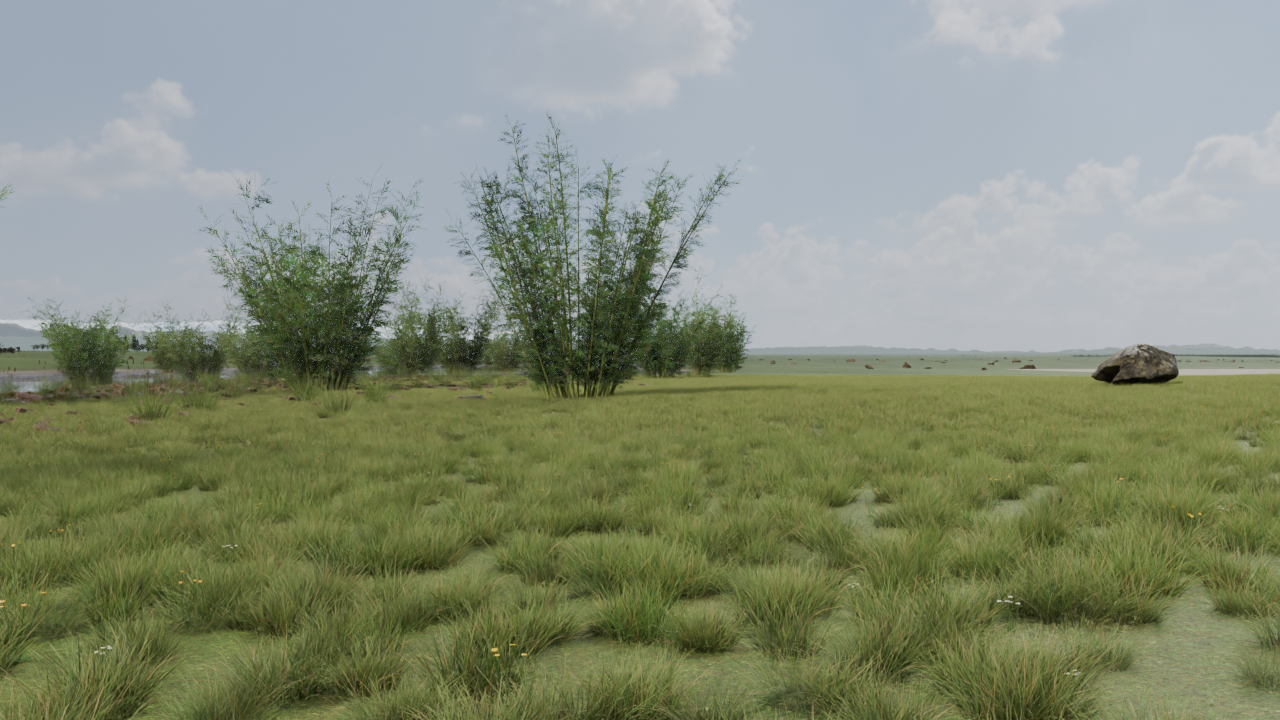
#> input picture 02_world/ecosystem/renders/populated/T6_POP_R01_ASHRAM_VALLEY_v001__CAM_T5_07_GROUND_LEVEL.png, 1280 x 720 px; its folder holds only this picture in this run
$ python t6_pop_sheet.py
#> lines starting #> are read from the running program, lines starting #| are printed output that depends on the picture
"""TASK 06 · contact sheet of the populated-region previews (python3 + Pillow).
    python3 t6_pop_sheet.py → 02_world/ecosystem/renders/T6_POPULATED_PREVIEWS.png (+ _small.jpg)"""
import os, glob
from PIL import Image, ImageDraw
from t6_compose_sheets import F, BG, INK, SUB, HEAD
ROOT = os.path.abspath(os.path.join(os.path.dirname(os.path.abspath(__file__)), '..', '..', '..'))
D = os.path.join(ROOT, '02_world', 'ecosystem', 'renders', 'populated')
REG = [('T6_POP_R01_ASHRAM_VALLEY', 'R-01 ASHRAM VALLEY — meadow, Banj oak + Burans groves, deodar ring, ONE Peepal on a PROPOSED chabutra, PROPOSED garden (Tulsi + Marigold)'),
       ('T6_POP_R02_ENCHANTED_FOREST', 'R-02 ENCHANTED FOREST — ~75 % natural (Giant Elder, Teal Beech, Moss Oak, Yew, snags) / ~25 % approved fantasy, ferns, moss, logs'),
       ('T6_POP_R03_MOUNTAIN_KINGDOM', 'R-03 MOUNTAIN KINGDOM (zone M1, cave entrance) — spruce + silver fir forest, blue pine, Burans, birch, tussock clearings'),
       ('T6_POP_R04_GOLDEN_DESERT', 'R-04 GOLDEN DESERT — bare dunes; interdune gravel: sewan grass, aak, thorn shrubs; wadis: khejri, acacia, ber; rocks: euphorbia (no oasis water in TASK 05 → no date palms placed)'),
       ('T6_POP_R05_FORBIDDEN_LANDS', 'R-05 FORBIDDEN LANDS — outer rim only: charred dead trees, dead thorn shrubs, grey lichen, sparse hardy grass')]
W = 2600; tw = (W - 120) // 2; th = int(tw * 9 / 16)
rows = [(k, t, sorted(glob.glob(os.path.join(D, f'{k}_v001__*.png')))) for k, t in REG]
rows = [r for r in rows if r[2]]
H = 170 + sum(80 + ((len(fs) + 1) // 2) * (th + 50) for _, _, fs in rows)
im = Image.new('RGB', (W, H), BG); d = ImageDraw.Draw(im)
#> after `im = Image.new('RGB', (W, H), BG)`:
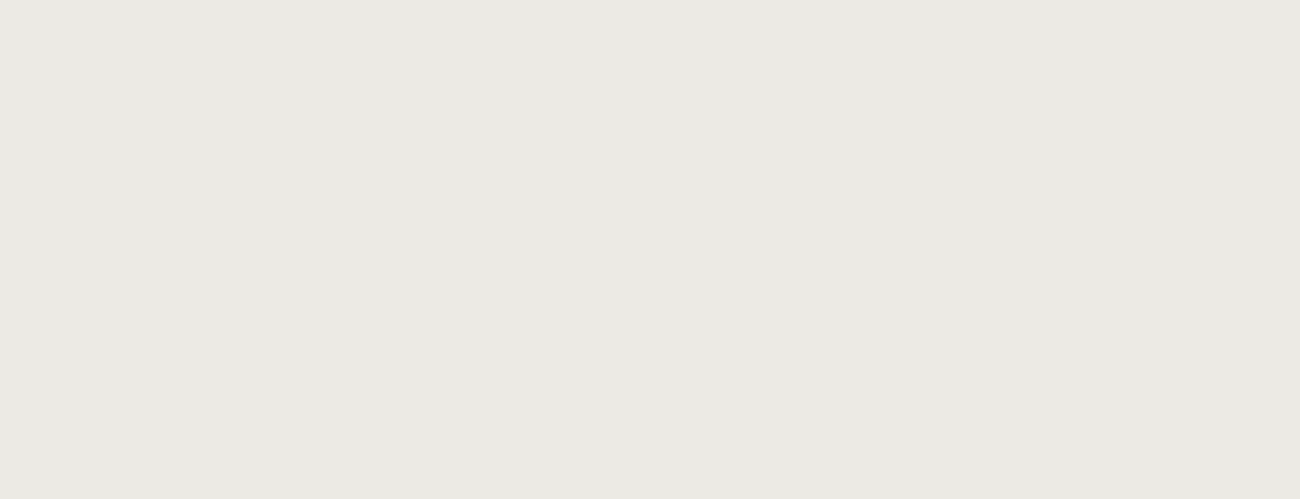
#> im: PIL image 2600x997 RGB (shown at 1/2 size); mean R, G, B 236, 234, 228
d.rectangle([0, 0, W, 150], fill=HEAD)
d.text((40, 22), 'TASK 06 · MILESTONE 2 — POPULATED REGIONS (NG_T6_ECOSYSTEM on the approved TASK 05 terrain)', fill=(240, 240, 232), font=F(40, True))
d.text((40, 86), 'preview resolution (final 4K on the GPU PC) · spring · wind breeze frame · T6 eye-level cameras + the approved TASK 05 shot cameras · TASK 05 files untouched',
       fill=(196, 206, 198), font=F(21))
y = 170
for k, t, fs in rows:
    d.text((40, y), t, fill=INK, font=F(24, True)); y += 44
    for i, f in enumerate(fs):
        x = 40 + (i % 2) * (tw + 40); yy = y + (i // 2) * (th + 50)
        im.paste(Image.open(f).convert('RGB').resize((tw, th), Image.LANCZOS), (x, yy))
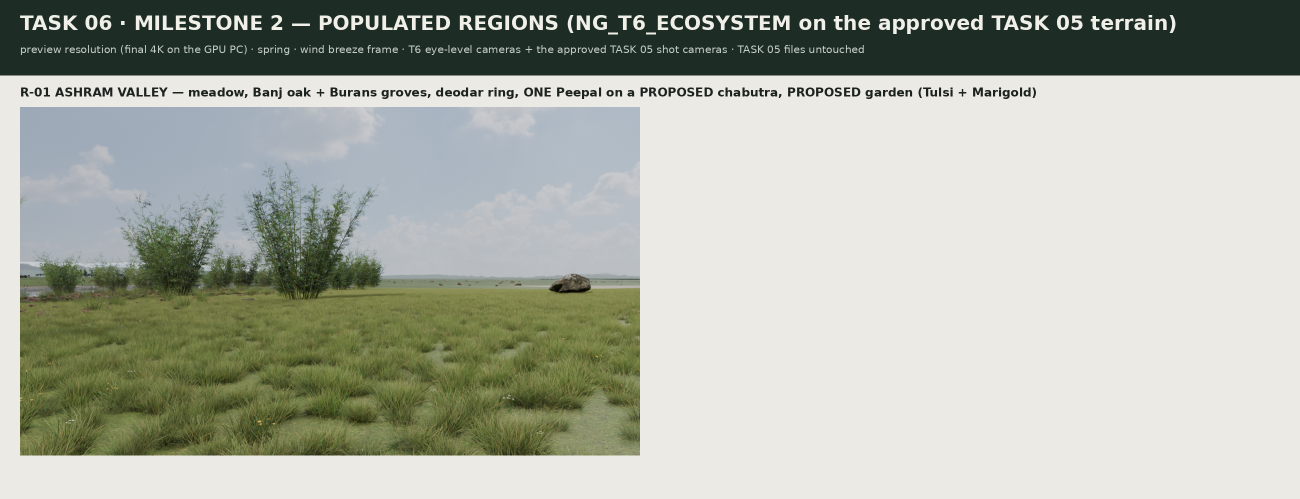
#> im: PIL image 2600x997 RGB (shown at 1/2 size); mean R, G, B 172.1, 175.7, 164.4
        d.text((x, yy + th + 6), os.path.basename(f).split('__')[-1][:-4], fill=SUB, font=F(18))
    y += ((len(fs) + 1) // 2) * (th + 50) + 36
out = os.path.join(ROOT, '02_world', 'ecosystem', 'renders', 'T6_POPULATED_PREVIEWS.png')
im = im.crop((0, 0, W, y)); im.save(out, optimize=True)
im.resize((im.width // 2, im.height // 2), Image.LANCZOS).save(out[:-4] + '_small.jpg', quality=86); print('POP_SHEET', out, im.size)
#> after `im.resize((im.width // 2, im.height // 2), Image.LANCZOS).save(out[:-4`:
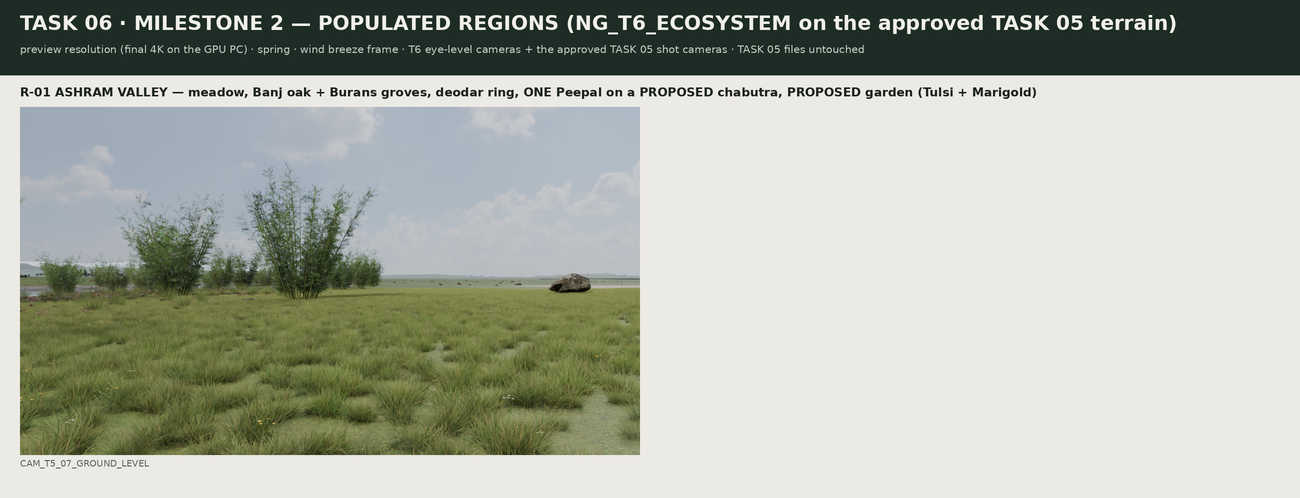
#> saved as T6_POPULATED_PREVIEWS_small.jpg: PIL image 1300x498 RGB; mean R, G, B 172, 175.6, 164.3
#| POP_SHEET 02_world/ecosystem/renders/T6_POPULATED_PREVIEWS.png (2600, 997)

$ run again, on 02_world/ecosystem/renders/populated/T6_POP_R02_ENCHANTED_FOREST_v001__T6_CAM_EF_GLADE.png
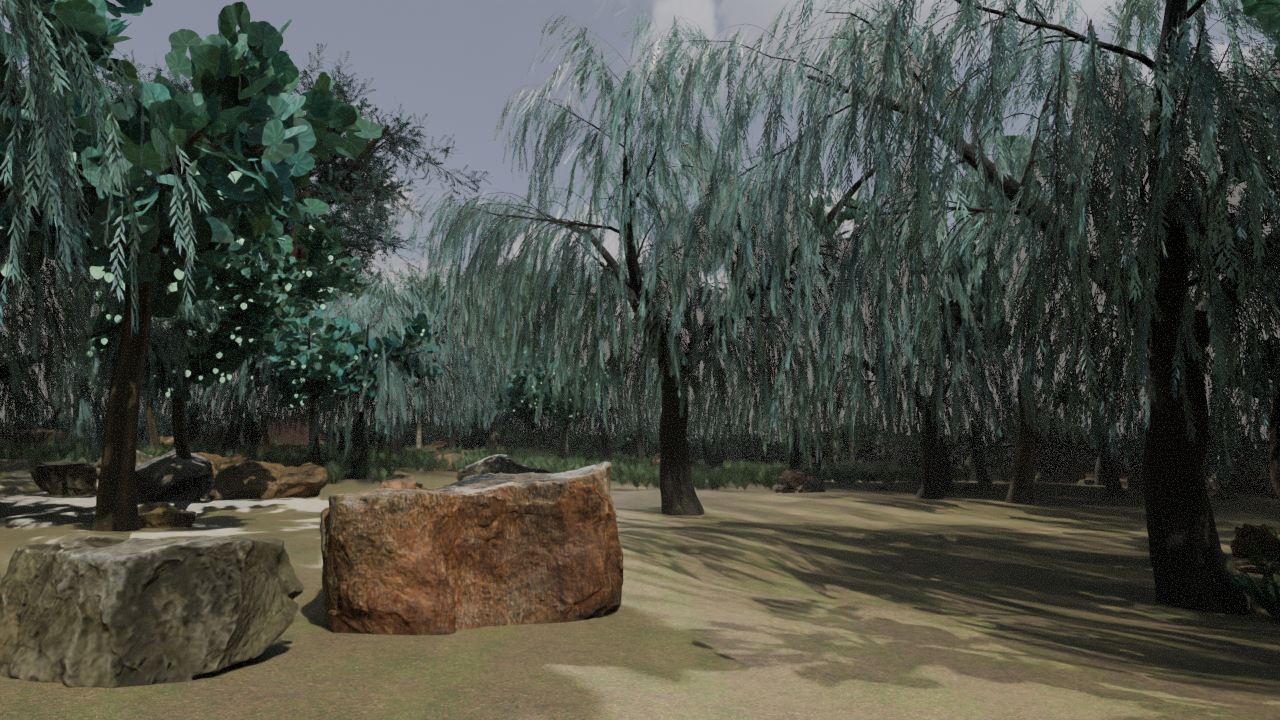
#> input picture 02_world/ecosystem/renders/populated/T6_POP_R02_ENCHANTED_FOREST_v001__T6_CAM_EF_GLADE.png, 1280 x 720 px
#> `im.paste(Image.open(f).convert('RGB').resize((tw, th), Image.LANCZOS),..`:
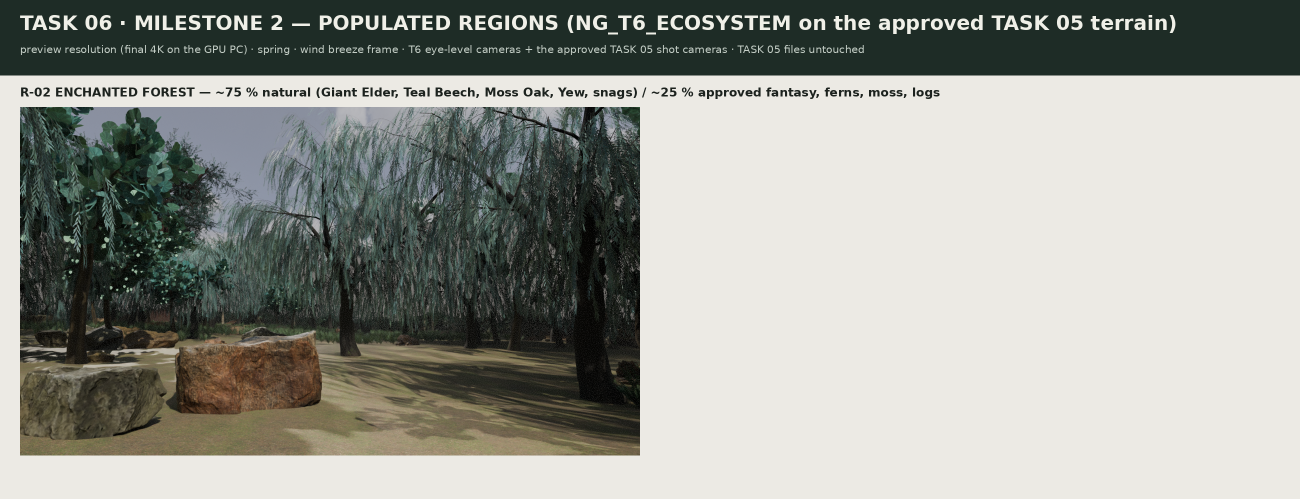
#> im: PIL image 2600x997 RGB (shown at 1/2 size); mean R, G, B 152.5, 154.5, 147.5
#> `im.resize((im.width // 2, im.height // 2), Image.LANCZOS).save(out[:-4`:
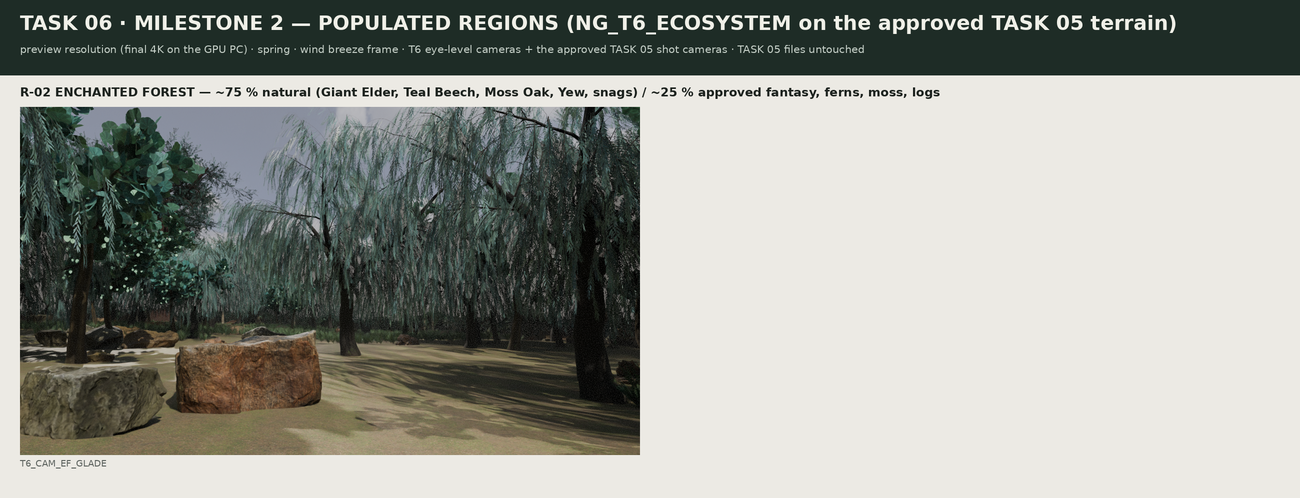
#> saved as T6_POPULATED_PREVIEWS_small.jpg: PIL image 1300x498 RGB; mean R, G, B 152.5, 154.5, 147.5
#| POP_SHEET 02_world/ecosystem/renders/T6_POPULATED_PREVIEWS.png (2600, 997)

$ run again, on 02_world/ecosystem/renders/populated/T6_POP_R01_ASHRAM_VALLEY_v001__T6_CAM_AV_COURTYARD_PEEPAL.png
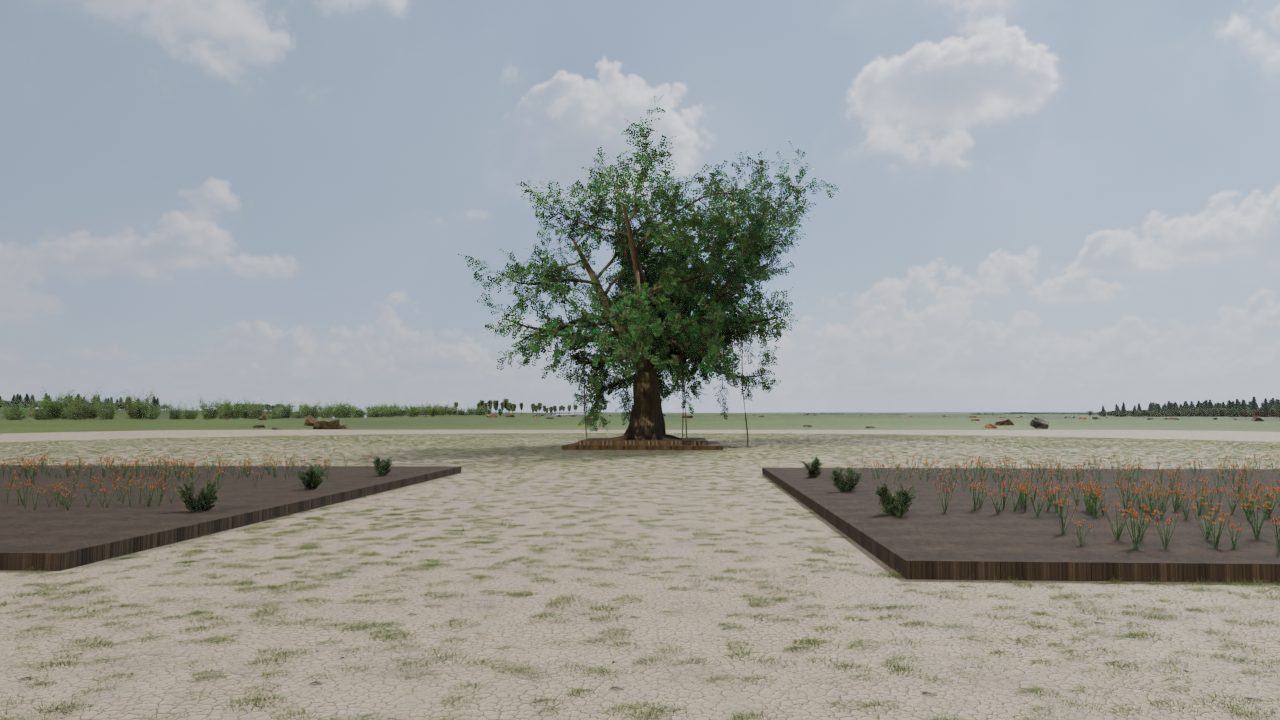
#> input picture 02_world/ecosystem/renders/populated/T6_POP_R01_ASHRAM_VALLEY_v001__T6_CAM_AV_COURTYARD_PEEPAL.png, 1280 x 720 px
#> `im.paste(Image.open(f).convert('RGB').resize((tw, th), Image.LANCZOS),..`:
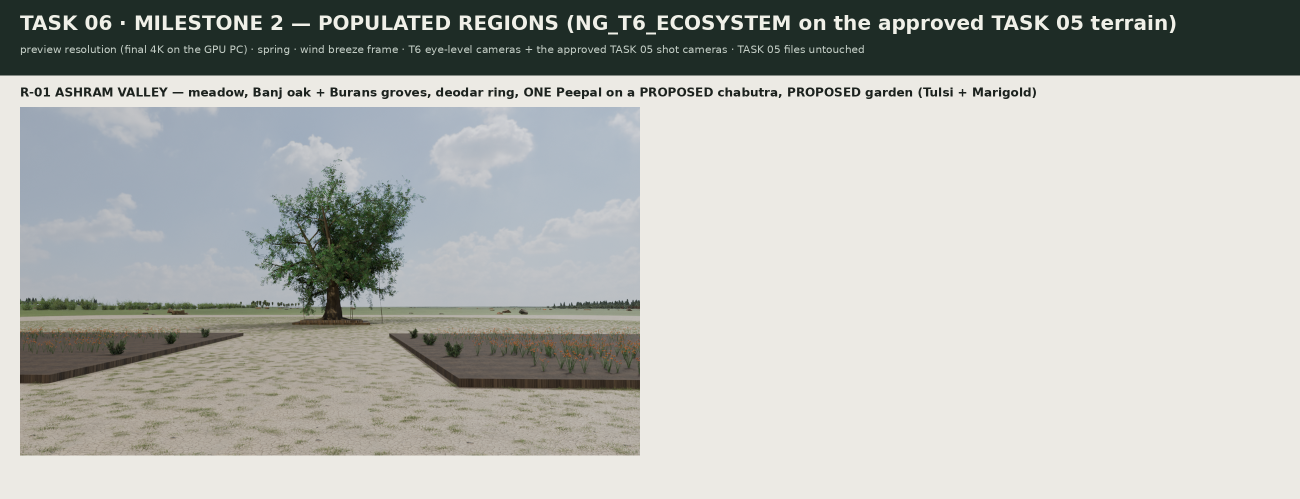
#> im: PIL image 2600x997 RGB (shown at 1/2 size); mean R, G, B 179.2, 181.1, 176.4
#> `im.resize((im.width // 2, im.height // 2), Image.LANCZOS).save(out[:-4`:
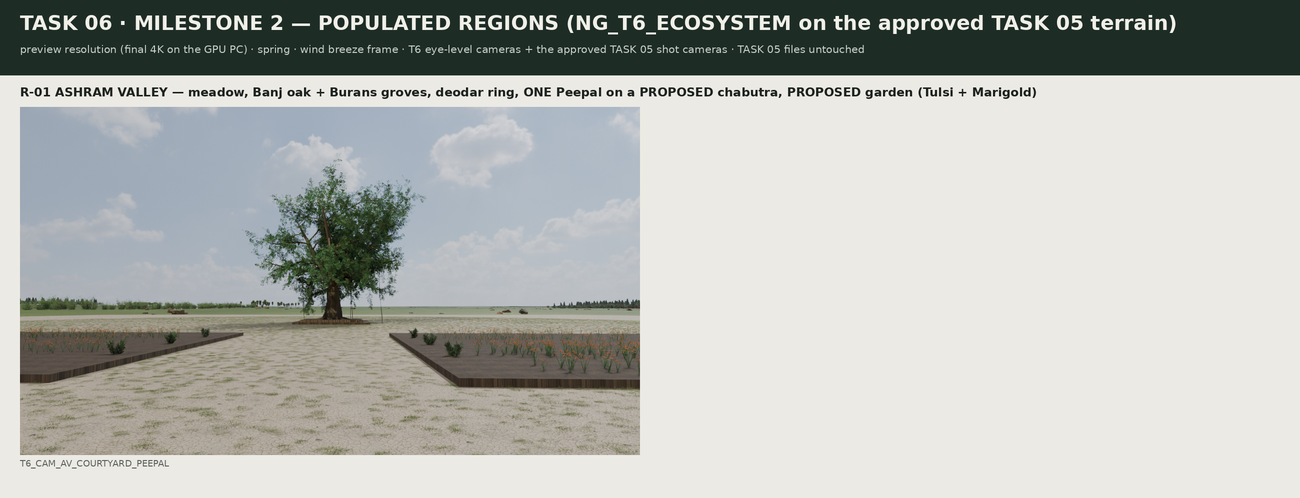
#> saved as T6_POPULATED_PREVIEWS_small.jpg: PIL image 1300x498 RGB; mean R, G, B 179.1, 181, 176.3
#| POP_SHEET 02_world/ecosystem/renders/T6_POPULATED_PREVIEWS.png (2600, 997)
